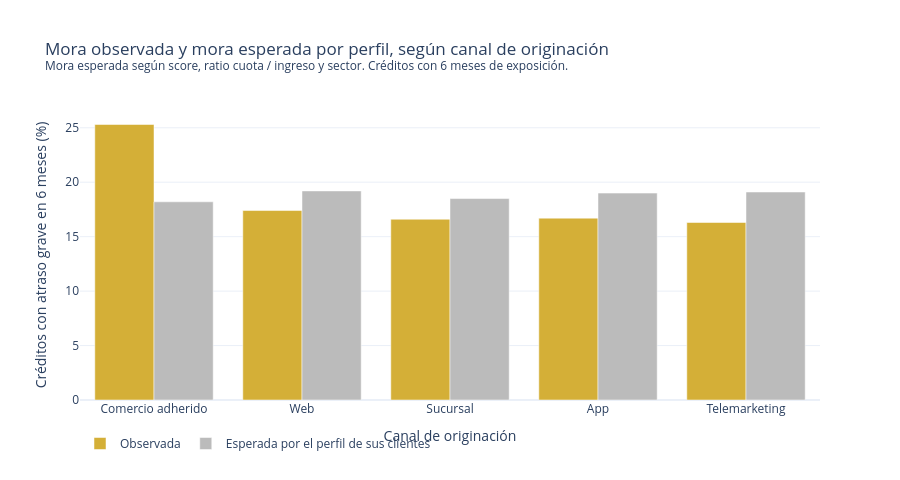

Notebook code cell kept with this figure:
### Markdown cell above
### 4.2 Efecto de composición: el grupo antes y después de controlar por perfil (Plotly)

### Code cell
efecto_canal_para_graficar = (
    efecto_por_canal.reset_index()
    .melt(
        id_vars=["canal_originacion", "creditos", "diferencia_en_puntos"],
        value_vars=["pct_mora_observada", "pct_mora_esperada"],
        var_name="medida",
        value_name="pct_mora",
    )
    .replace(
        {
            "pct_mora_observada": "Observada",
            "pct_mora_esperada": "Esperada por el perfil de sus clientes",
        }
    )
)

figura_composicion = px.bar(
    efecto_canal_para_graficar,
    x="canal_originacion",
    y="pct_mora",
    color="medida",
    barmode="group",
    category_orders={"canal_originacion": efecto_por_canal.index.tolist()},
    color_discrete_sequence=[DORADO, GRIS],
    custom_data=["creditos", "diferencia_en_puntos"],
    labels={
        "canal_originacion": "Canal de originación",
        "pct_mora": "Créditos con atraso grave en 6 meses (%)",
        "medida": "",
    },
    title=(
        "Mora observada y mora esperada por perfil, según canal de originación<br>"
        "<sup>Mora esperada según score, ratio cuota / ingreso y sector. "
        "Créditos con 6 meses de exposición.</sup>"
    ),
)
figura_composicion.update_traces(
    hovertemplate=(
        "<b>%{x}</b><br>Mora: %{y:.1f}%<br>"
        "Créditos: %{customdata[0]:,}<br>"
        "Observada menos esperada: %{customdata[1]:+.1f} puntos<extra></extra>"
    )
)
figura_composicion.update_yaxes(rangemode="tozero")
figura_composicion.update_layout(
    height=480, margin={"t": 110}, legend={"orientation": "h"}
)
figura_composicion.write_html(
    CARPETA_SALIDAS / "efecto_composicion_canal.html", include_plotlyjs=True
)
figura_composicion.show()

### Figure 1 — Plotly figure (JSON) as saved in the notebook; plotly's stock layout.template omitted (floating-point values rounded to 4 significant figures)
{"data": [{"alignmentgroup": "True", "customdata": [[1229.0, 7.1], [883.0, -1.8], [2131.0, -1.9], [812.0, -2.3], [447.0, -2.8]], "hovertemplate": "<b>%{x}</b><br>Mora: %{y:.1f}%<br>Créditos: %{customdata[0]:,}<br>Observada menos esperada: %{customdata[1]:+.1f} puntos<extra></extra>", "legendgroup": "Observada", "marker": {"color": "#D4AF37", "pattern": {"shape": ""}}, "name": "Observada", "offsetgroup": "Observada", "orientation": "v", "showlegend": true, "textposition": "auto", "type": "bar", "x": ["Comercio adherido", "Web", "Sucursal", "App", "Telemarketing"], "xaxis": "x", "y": [25.3, 17.4, 16.6, 16.7, 16.3], "yaxis": "y"}, {"alignmentgroup": "True", "customdata": [[1229.0, 7.1], [883.0, -1.8], [2131.0, -1.9], [812.0, -2.3], [447.0, -2.8]], "hovertemplate": "<b>%{x}</b><br>Mora: %{y:.1f}%<br>Créditos: %{customdata[0]:,}<br>Observada menos esperada: %{customdata[1]:+.1f} puntos<extra></extra>", "legendgroup": "Esperada por el perfil de sus clientes", "marker": {"color": "#BBBBBB", "pattern": {"shape": ""}}, "name": "Esperada por el perfil de sus clientes", "offsetgroup": "Esperada por el perfil de sus clientes", "orientation": "v", "showlegend": true, "textposition": "auto", "type": "bar", "x": ["Comercio adherido", "Web", "Sucursal", "App", "Telemarketing"], "xaxis": "x", "y": [18.2, 19.2, 18.5, 19.0, 19.1], "yaxis": "y"}], "layout": {"barmode": "group", "height": 480, "legend": {"orientation": "h", "title": {"text": ""}, "tracegroupgap": 0}, "margin": {"t": 110}, "title": {"text": "Mora observada y mora esperada por perfil, según canal de originación<br><sup>Mora esperada según score, ratio cuota / ingreso y sector. Créditos con 6 meses de exposición.</sup>"}, "xaxis": {"anchor": "y", "categoryarray": ["Comercio adherido", "Web", "Sucursal", "App", "Telemarketing"], "categoryorder": "array", "domain": [0.0, 1.0], "title": {"text": "Canal de originación"}}, "yaxis": {"anchor": "x", "domain": [0.0, 1.0], "rangemode": "tozero", "title": {"text": "Créditos con atraso grave en 6 meses (%)"}}}}
